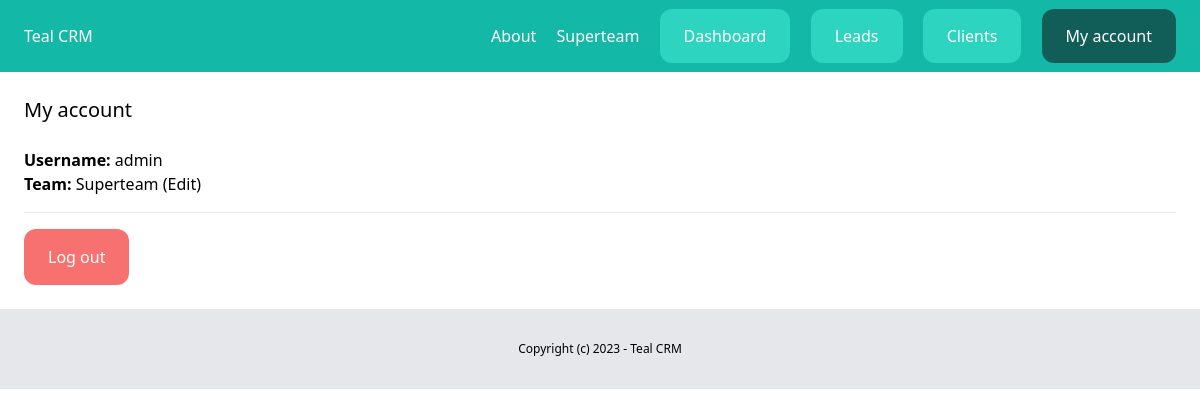
Page /dashboard/myaccount/ (signed in) on the earlier database version.
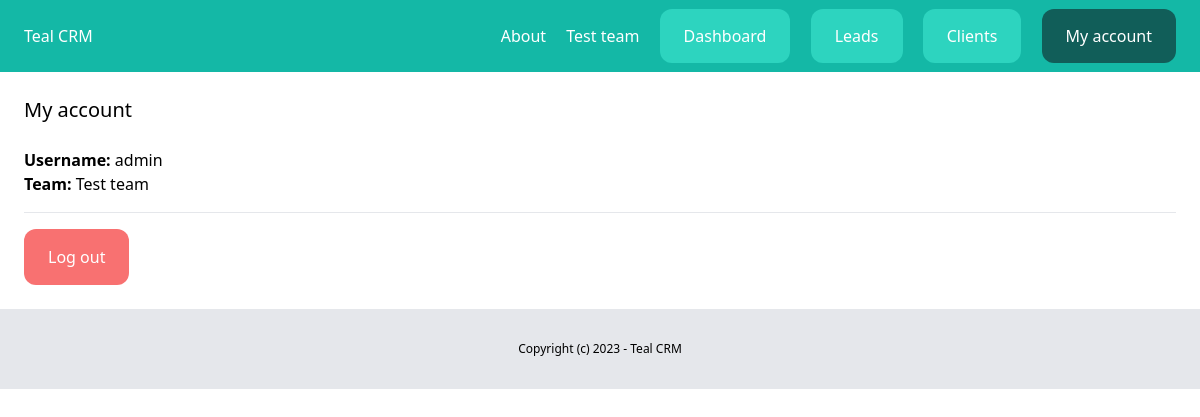
Same page on the later database version.
### teams/models.py (models this page shows, shortened)
class Team(models.Model):
    plan = models.ForeignKey(Plan, related_name='teams', blank=True, null=True, on_delete=models.CASCADE)
    name = models.CharField(max_length=100)
    members = models.ManyToManyField(User, related_name='teams')
    created_by = models.ForeignKey(User, related_name='created_teams', on_delete=models.CASCADE)
    created_at = models.DateTimeField(auto_now_add=True)

### userprofile/views.py (the view)
# urls.py: path('myaccount/', views.myaccount, name='myaccount'),
@login_required
def myaccount(request):
    return render(request, 'userprofile/myaccount.html')

### teams/context_processors.py (called while the page is built)
def active_team(request):
    if request.user.is_authenticated:
        if request.user.userprofile.active_team:
            active_team = request.user.userprofile.active_team
        else:
            active_team = Team.objects.filter(created_by=request.user)[0]
    else:
        active_team = None
    return {'active_team': active_team}

### userprofile/templates/userprofile/myaccount.html (shortened to what this page needs)
{% extends 'core/base.html' %}
{% block content %}
<div class="py-6 px-6">
    <h1 class="mb-6 text-xl">My account</h1>
    <p>
        <strong>Username: </strong>{{ request.user.username }}
    </p>
    <p>
        {% if active_team %}
            <strong>Team: </strong><a href="{% url 'teams:detail' active_team.id %}">{{ active_team.name }}</a>
            {% if active_team.created_by == request.user %}
                <a href="{% url 'teams:edit' active_team.id %}">(Edit)</a>
            {% endif %}
        {% else %}
            <a href="{% url 'teams:list' %}">Select team</a>
        {% endif %}
    </p>
    <hr class="my-4">
    <a href="{% url 'logout' %}" class="inline-block py-4 px-6 bg-red-400 rounded-xl text-white">Log out</a>
</div>
{% endblock %}

### core/templates/core/partials/nav.html
<nav class="py-6 px-6 bg-teal-500 flex justify-between">
    <a href="/" class="text-white">Teal CRM</a>
    <div class="space-x-4">
      <a href="{% url 'about' %}" class="text-white">About</a>
      {% if request.user.is_authenticated %}
        <a href="{% url 'teams:detail' active_team.id %}" class="text-white">{{ active_team.name }}</a>
        <a href="{% url 'dashboard:index' %}" class="py-4 px-6 bg-teal-400 rounded-xl text-white">Dashboard</a>
        <a href="{% url 'leads:list' %}" class="py-4 px-6 bg-teal-400 rounded-xl text-white">Leads</a>
        <a href="{% url 'clients:list' %}" class="py-4 px-6 bg-teal-400 rounded-xl text-white">Clients</a>
        <a href="{% url 'userprofile:myaccount' %}" class="py-4 px-6 bg-teal-800 rounded-xl text-white">My account</a>
      {% else %}
        <a href="{% url 'login' %}" class="py-4 px-6 bg-teal-600 rounded-xl text-white">Log in</a>
        <a href="{% url 'userprofile:signup' %}" class="py-4 px-6 bg-teal-400 rounded-xl text-white">Sign up</a>
      {% endif %}
    </div>
</nav>

Differences in the rows shown:
no longer on this page (row unchanged): Team: name "Superteam"
added Team: name "Test team"
Other differences:
text no longer shown: "(Edit)"
